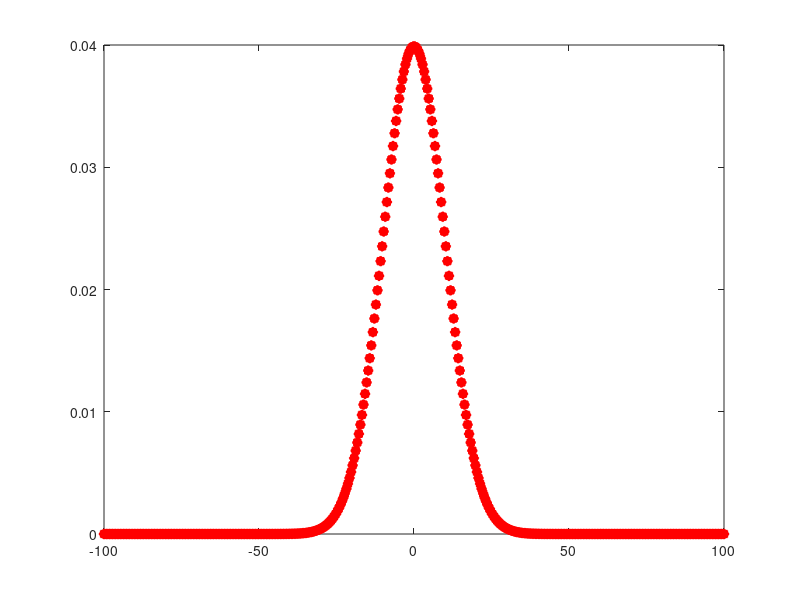

The MATLAB script that drew this image: (Note: this script raises an error after producing the figure.)
clc
clear
% image = imread("grayscale.jpg")


sigma = 10
x = linspace(-10*sigma, 10*sigma, 400)
g1 = exp(-x.^2/(2*sigma^2))/sqrt(2*pi*sigma^2);

%plot(x, g,'r*')  %r red anlamına geliyormuş %r olunca cizgi şeklinde r* olunca kesikli gösteriyor grafiği

plot(x, g1,'r*', 'LineWidth',5) % yıldızlar kalınlaştı. çizgi genişliği arttı

% bu gausian şimdi box filter(elektrik 0-1 gragiği gibi) oluşturacağız. sonra oluşturduğumuz filter ı
% image a uygulayacağız
% n kez box filter uygularsak = 1 gausian uygulamış gibi oluruzz

%box filter yapma!!

N=5;
b = sqrt((12*sigma^2)/N);
box = double(abs(x)<b/2)*1/b;

g2 = box;

for n =2:N
    conv(g2, box, "same");
end

% figure(1)
% plot(x, g1,'r*', 'LineWidth',5) %gausian
% figure(2)
% hold on

% plot(x, g2, "go") % box filter
% figure(3)

% hold on
% plot(x, box, 'LineWidth',5) % box filter

% bu yazdığımız box filterı n kez uygulayacağız ve gausian filter elde
% edeceğiz

img = imread("grayscale.jpg")
img1 = imfilter(img, g1, "replicate");
imshow(uint8(img1))
%%
Gauisan = fspecial('gaussian', ...
    [10*sigma+1, 10*sigma+1], sigma);
img = imfilter(img, Gauisan, "replicate");
imshow(uint8(img))
title('Filtered Image');

% control + r -> a basarsan, seçili tüm alan, yorum satırına döner


% şimdi for döngüsünde box filter ı görüntüye uygulayalalım.

